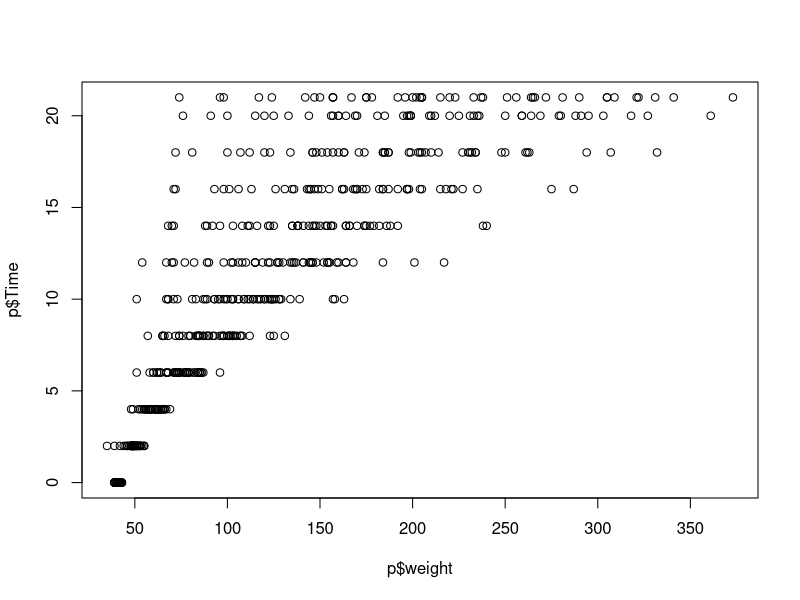
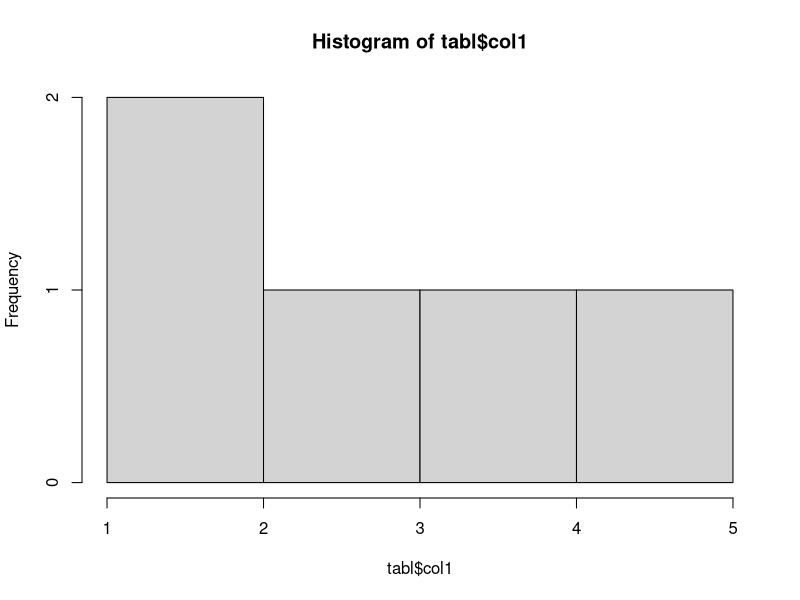
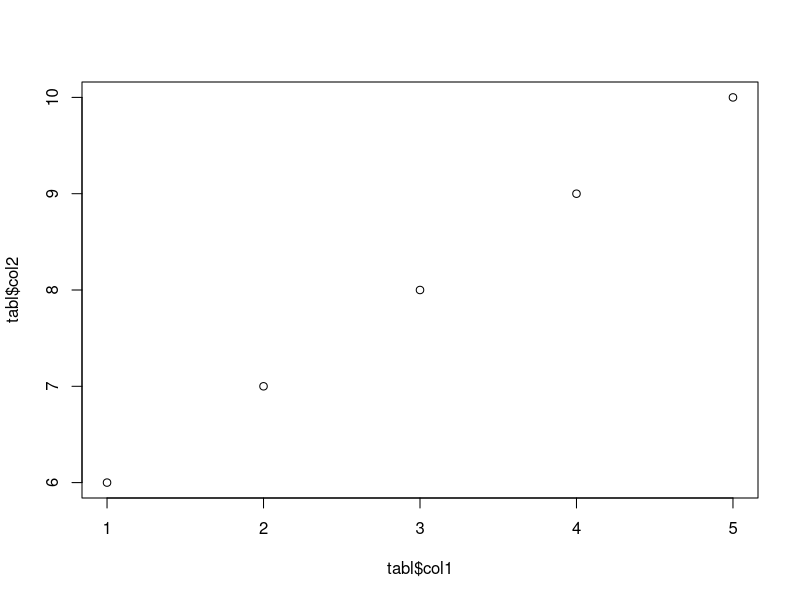

Recreate these plots in R, in order.
print("hello stats")
x <- c("1 many", 2)
data()
View(ChickWeight)
p <- ChickWeight
sam <- sample(p$weight, 10, TRUE)
sam
fin <- p$weight[which(p$weight == 48)]
fin
length(fin)
plot(p$weight, p$Time)
?rnorm
rnorm(10, 20, 2)
7
x[1] <- 5
x[2] <- 10
x
?seq
test <- seq(1, 20, 0.3)
test
"test"

?vector
test2 <- vector("numeric", 10)
test2
for (p in 1:10){
  test2[p] = 28
}

test2


getwd()



test5 <- rep(10, 5)
test5
x
test5 <- rep(x, 5)
test5
col1 <- 1:5
col2 <- 6:10
tabl <- data.frame(col1,col2)
?hist
View(tabl)
hist(tabl$col1)
plot(tabl$col1, tabl$col2)



set.seed(10)

age <- rnorm(20, 40, 5)
weight <- rnorm(20, 55, 10)
height <- rnorm(20, 5.7, 2.4)
tabl2 <- data.frame(age,weight,height)
View(tabl2)
print(tabl2)
mean(tabl2$age)
summary(tabl2$age)

mat <- matrix(1:20, 4, 10)
mat